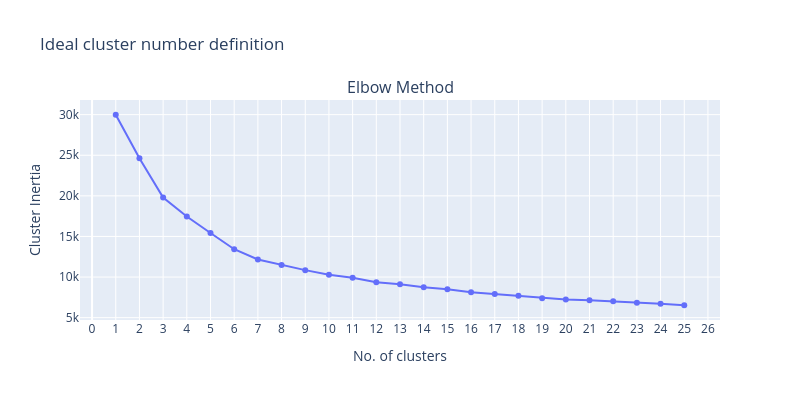

The code cell stored with this chart in its notebook:
### Code cell
fig = make_subplots(
    rows=1,
    cols=1,
    subplot_titles=['Elbow Method'],
    shared_xaxes=True,
    shared_yaxes=False)


fig.add_trace(
    go.Scatter(
        x=list(wcss.keys()),
        y=list(wcss.values()),
        mode='lines+markers',
        textposition='top center',
        showlegend=False),
    row=1,
    col=1)

fig.update_xaxes(visible=True, title='No. of clusters',row=1, col=1)
fig.update_yaxes(visible=True, title='Cluster Inertia',row=1, col=1)

fig.update_layout(
  title='Ideal cluster number definition',
  showlegend=False,
  xaxis_showticklabels=True,
  height=400,
  width=800,
  xaxis = dict(
    tickmode = 'linear',
    tick0 = 0,
    dtick = 1))

fig.show()

### Figure 1 — Plotly figure (JSON) as saved in the notebook; plotly's stock layout.template omitted (floating-point values rounded to 4 significant figures)
{"data": [{"mode": "lines+markers", "showlegend": false, "textposition": "top center", "type": "scatter", "x": [1, 2, 3, 4, 5, 6, 7, 8, 9, 10, 11, 12, 13, 14, 15, 16, 17, 18, 19, 20, 21, 22, 23, 24, 25], "xaxis": "x", "y": [29990.0, 24630.0, 19800.0, 17450.0, 15430.0, 13430.0, 12160.0, 11490.0, 10850.0, 10290.0, 9904.0, 9367.0, 9108.0, 8749.0, 8493.0, 8119.0, 7904.0, 7688.0, 7399.0, 7239.0, 7130.0, 7010.0, 6847.0, 6712.0, 6528.0], "yaxis": "y"}], "layout": {"annotations": [{"font": {"size": 16}, "showarrow": false, "text": "Elbow Method", "x": 0.5, "xanchor": "center", "xref": "paper", "y": 1, "yanchor": "bottom", "yref": "paper"}], "height": 400, "showlegend": false, "title": {"text": "Ideal cluster number definition"}, "width": 800, "xaxis": {"anchor": "y", "domain": [0, 1], "dtick": 1, "showticklabels": true, "tick0": 0, "tickmode": "linear", "title": {"text": "No. of clusters"}, "visible": true}, "yaxis": {"anchor": "x", "domain": [0, 1], "title": {"text": "Cluster Inertia"}, "visible": true}}}
